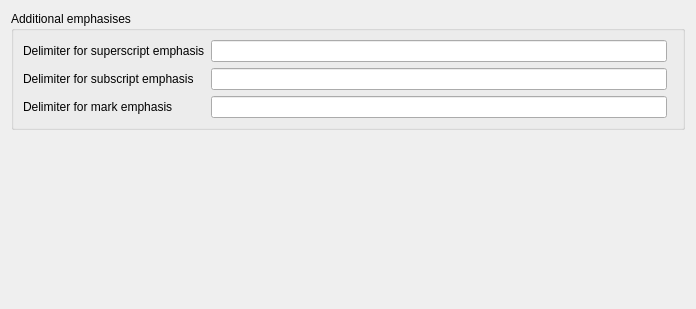
<?xml version="1.0" encoding="UTF-8"?>
<ui version="4.0">
 <class>PluginsPage</class>
 <widget class="QWidget" name="PluginsPage">
  <property name="geometry">
   <rect>
    <x>0</x>
    <y>0</y>
    <width>696</width>
    <height>309</height>
   </rect>
  </property>
  <property name="windowTitle">
   <string>Form</string>
  </property>
  <layout class="QVBoxLayout" name="verticalLayout">
   <item>
    <widget class="QGroupBox" name="groupBox">
     <property name="title">
      <string>Additional emphasises</string>
     </property>
     <layout class="QGridLayout" name="gridLayout">
      <item row="0" column="0">
       <widget class="QLabel" name="label">
        <property name="text">
         <string>Delimiter for superscript emphasis</string>
        </property>
       </widget>
      </item>
      <item row="0" column="1">
       <widget class="QLineEdit" name="m_supChar">
        <property name="toolTip">
         <string>Only first character will be used.</string>
        </property>
       </widget>
      </item>
      <item row="0" column="2">
       <widget class="MdShared::Switch" name="m_supSwitch" native="true">
        <property name="toolTip">
         <string>Turn on/off superscript emphasis plugin.</string>
        </property>
       </widget>
      </item>
      <item row="1" column="0">
       <widget class="QLabel" name="label_2">
        <property name="text">
         <string>Delimiter for subscript emphasis</string>
        </property>
       </widget>
      </item>
      <item row="1" column="1">
       <widget class="QLineEdit" name="m_subChar">
        <property name="toolTip">
         <string>Only first character will be used.</string>
        </property>
       </widget>
      </item>
      <item row="1" column="2">
       <widget class="MdShared::Switch" name="m_subSwitch" native="true">
        <property name="toolTip">
         <string>Turn on/off subscript emphasis plugin.</string>
        </property>
       </widget>
      </item>
      <item row="2" column="0">
       <widget class="QLabel" name="label_3">
        <property name="text">
         <string>Delimiter for mark emphasis</string>
        </property>
       </widget>
      </item>
      <item row="2" column="1">
       <widget class="QLineEdit" name="m_markChar">
        <property name="toolTip">
         <string>Only first character will be used.</string>
        </property>
       </widget>
      </item>
      <item row="2" column="2">
       <widget class="MdShared::Switch" name="m_markSwitch" native="true">
        <property name="toolTip">
         <string>Turn on/off mark emphasis plugin.</string>
        </property>
       </widget>
      </item>
     </layout>
    </widget>
   </item>
   <item>
    <spacer name="verticalSpacer">
     <property name="orientation">
      <enum>Qt::Orientation::Vertical</enum>
     </property>
     <property name="sizeHint" stdset="0">
      <size>
       <width>20</width>
       <height>138</height>
      </size>
     </property>
    </spacer>
   </item>
  </layout>
 </widget>
 <customwidgets>
  <customwidget>
   <class>MdShared::Switch</class>
   <extends>QWidget</extends>
   <header>switch.h</header>
   <container>1</container>
  </customwidget>
 </customwidgets>
 <resources/>
 <connections/>
</ui>
